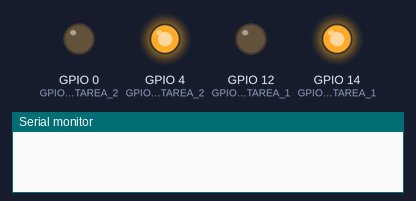
Simulated run of this sketch. Board: ESP32. Parts: output pins drawn as LEDs (lit = HIGH), the last lines printed to the serial monitor.

Above: at 0.12 s.
At 0.87 s:
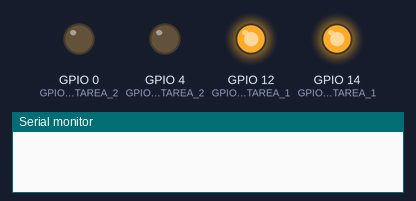
At 1.37 s:
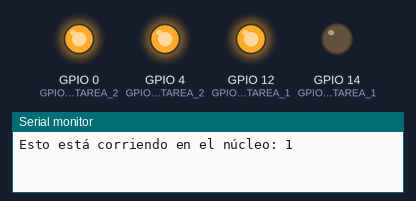
At 1.87 s:
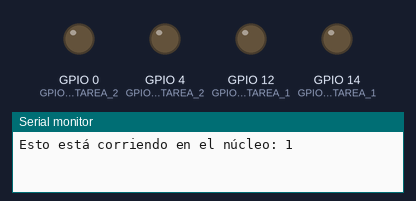
At 3.12 s:
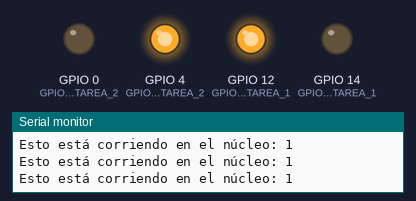
At 4.37 s:
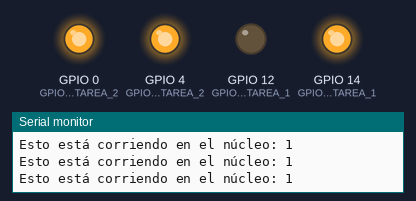
Timing chart, 0 to 4.7 s (numbered marks = the images above):
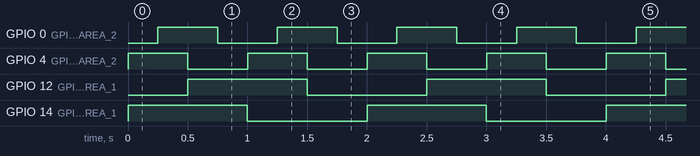

Measured:
- by itself, GPIO 0 (GPIO_2_TAREA_2), GPIO 4 (GPIO_1_TAREA_2): alternates HIGH for 0.50 s and LOW for 0.50 s
- by itself, GPIO 12 (GPIO_2_TAREA_1), GPIO 14 (GPIO_1_TAREA_1): alternates HIGH for 1.0 s and LOW for 1.0 s
- by itself, everything shown: repeats every 2.0 s, in 8 steps

The sketch:

Ejercicio_26.ino
```cpp
TaskHandle_t TAREA_nucleo_1;
TaskHandle_t TAREA_nucleo_2;

const int GPIO_1_TAREA_1=14, GPIO_2_TAREA_1=12, GPIO_1_TAREA_2=4, GPIO_2_TAREA_2=0;

void setup()
{
  Serial.begin(115200);
  pinMode(GPIO_1_TAREA_1, OUTPUT);
  pinMode(GPIO_2_TAREA_1, OUTPUT);
  pinMode(GPIO_1_TAREA_2, OUTPUT);
  pinMode(GPIO_2_TAREA_2, OUTPUT);
  digitalWrite(GPIO_1_TAREA_1, LOW);
  digitalWrite(GPIO_2_TAREA_1, LOW);
  digitalWrite(GPIO_1_TAREA_2, LOW);
  digitalWrite(GPIO_2_TAREA_2, LOW);

  xTaskCreatePinnedToCore(
  TAREA_1,
  "TAREA_n_1",
  10000,
  NULL,
  1,
  &TAREA_nucleo_1,
  0);

  xTaskCreatePinnedToCore(
  TAREA_2,
  "TAREA_n_2",
  10000,
  NULL,
  1,
  &TAREA_nucleo_2,
  1);
}

void TAREA_1(void* pvParameters)
{
  while(true)
  {
    SECUENCIA_NUCLEO_0();
    Serial.print("Esto está corriendo en el núcleo: ");
    Serial.println(xPortGetCoreID());
  }
}

void TAREA_2(void* pvParameters)
{
  for(;;)
  {
    SECUENCIA_NUCLEO_1();
    Serial.print("Esto está corriendo en el núcleo: ");
    Serial.println(xPortGetCoreID());
  }
}

void SECUENCIA_NUCLEO_0()
{
  digitalWrite(GPIO_1_TAREA_1, HIGH);
  delay(500);
  digitalWrite(GPIO_2_TAREA_1, HIGH);
  delay(500);
  digitalWrite(GPIO_1_TAREA_1, LOW);
  delay(500);
  digitalWrite(GPIO_2_TAREA_1, LOW);
  delay(500);
}

void SECUENCIA_NUCLEO_1()
{
  digitalWrite(GPIO_1_TAREA_2, HIGH);
  delay(250);
  digitalWrite(GPIO_2_TAREA_2, HIGH);
  delay(250);
  digitalWrite(GPIO_1_TAREA_2, LOW);
  delay(250);
  digitalWrite(GPIO_2_TAREA_2, LOW);
  delay(250);
}

void loop()
{
}
```
